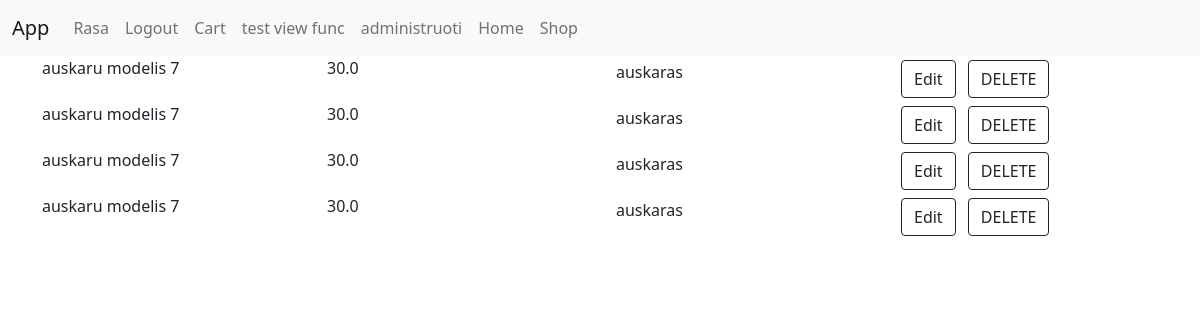
Page /app/cart/ (signed in) on the earlier database version.
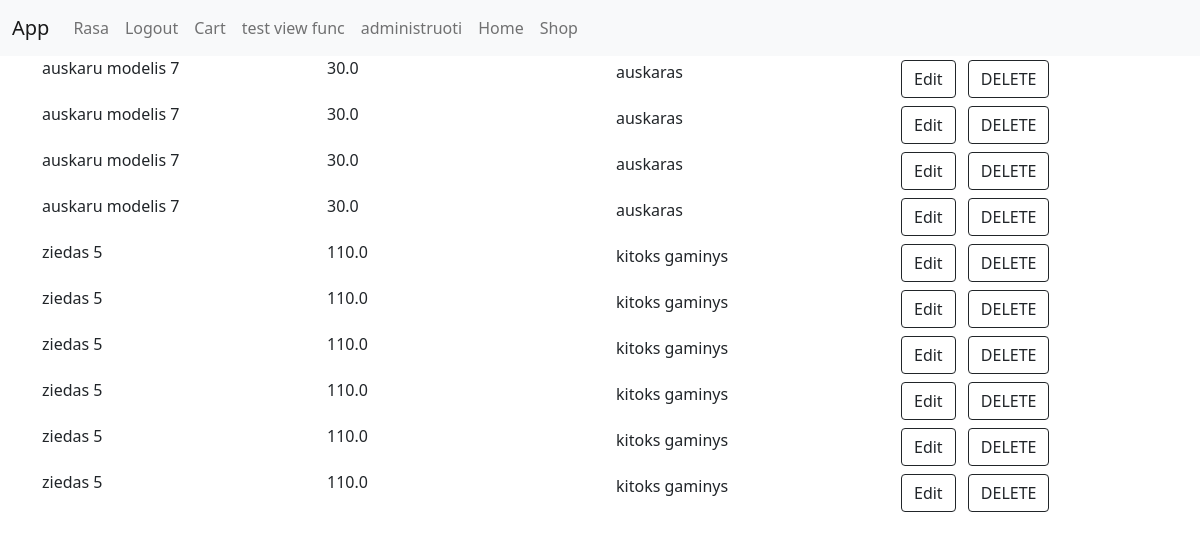
Same page on the later database version.
### shop/models.py (models this page shows, shortened)
class CartItem(models.Model):
    item_model_id = models.ForeignKey(ItemModel, on_delete=models.CASCADE, null=True, blank=True)
    cart_id = models.ForeignKey(Cart, on_delete=models.CASCADE, null=True, blank=True)
    quantity = models.IntegerField("quantity", default=1)
    user = models.ForeignKey(User, on_delete=models.CASCADE, null=True, blank=True)

class ItemModel(models.Model):
    item_model_name = models.CharField("Item model name", max_length=30, help_text="shop item category name")
    category_id = models.ManyToManyField("ItemCategory", help_text="Item category")
    price = models.FloatField("Item price", default="0.00")
    photo = models.ImageField(default="item_pics/default.jpg", upload_to="item_pics", null=True)

class ItemCategory(models.Model):
    item_category = models.CharField("Item category", max_length=30, help_text="shop item category name")
    def __str__(self):
        return f"{self.item_category}"

### shop/views.py (the view)
# urls.py: path("cart/", views.user_cart_view, name='user_cart_n'),
@login_required
def user_cart_view(request):
    user_cart_id = request.user.cart.id #galime trumpiau, grazint tiesiai cart
    cart = get_object_or_404(Cart, pk=user_cart_id)
    data = {
        'cart_cntx': cart,
    }
    return render(request, "user_cart.html", context=data)

### shop/templates/user_cart.html
{% extends "base.html" %}
{% block content %}
{% if user.is_authenticated %}
<div class="container">
    <div class="row row-cols-4">
        {% for cart_item_obj in cart_cntx.cartitem_set.all %}
        <div class="col">
            {{ cart_item_obj.item_model_id.item_model_name }}
        </div>
        <div class="col">
            {{ cart_item_obj.item_model_id.price }}
        </div>
        <div class="col d-inline-flex flex-row">
            {% for category_obj in cart_item_obj.item_model_id.category_id.all %}
            <div class="m-1">{{ category_obj }}</div>
            {% endfor %}
        </div>
        <div class="col">
            <a class="btn btn-outline-dark m-1" href=""
               role="button">Edit</a>
            <a class="btn btn-outline-dark m-1" href=""
               role="button">DELETE</a>
        </div>
        {% endfor %}
    </div>
</div>
{% else %}
403 Forbidden
{% endif %}
{% endblock %}

### shop/templates/base.html (shortened to what this page needs)
<!doctype html>
<html lang="en">
<head>
    <link href="https://cdn.jsdelivr.net/npm/bootstrap@5.0.2/dist/css/bootstrap.min.css" rel="stylesheet"
>
    {% load static %}
</head>
<body>
{% include "navbar_1.html" %}
{% block content %}
{% endblock %}
</body>
</html>

### shop/templates/navbar_1.html (shortened to what this page needs)
<nav class="navbar navbar-expand-lg navbar-light bg-light">
    <div class="container-fluid">
        <a class="navbar-brand" href="{% url 'index_n' %}">App</a>
        <div class="collapse navbar-collapse" id="navbarSupportedContent">
            <ul class="navbar-nav me-auto mb-2 mb-lg-0">
                {% if user.is_authenticated %}
                <li class="nav-item">
                    <a class="nav-link" href="{% url 'user_profile_n' %}">{{ user.get_username }}</a>
                </li>
                <li class="nav-item">
                    <a class="nav-link" href="{% url 'logout' %}?next=/">Logout</a>
                </li>
                <li class="nav-item">
                    <a class="nav-link" href="{% url 'user_cart_n' %}">Cart</a>
                </li>
                <li class="nav-item">
                    <a class="nav-link" href="{% url 'test_view_func_n' %}">test view func </a>
                </li>
                {% for group in user.groups.all %}
                {% if group.name == 'shop_admin' %}
                <li class="nav-item">
                    <a class="nav-link" href="{% url 'administrator_n' %}">administruoti</a>
                </li>
                {% endif %}
                {% endfor %}
                {% endif %}
                <li class="nav-item">
                    <a class="nav-link" href="{% url 'index_n' %}">Home</a>
                </li>
                <li class="nav-item">
                    <a class="nav-link" href="{% url 'view_items_models_list_n' %}">Shop</a>
                </li>
            </ul>
        </div>
    </div>
</nav>

Differences in the rows shown:
added CartItem: item_model_id.item_model_name "ziedas 5", item_model_id.price "110.0"
now on this page (row unchanged): ItemCategory: item_category "kitoks gaminys"
added CartItem: item_model_id.item_model_name "ziedas 5", item_model_id.price "110.0"
added CartItem: item_model_id.item_model_name "ziedas 5", item_model_id.price "110.0"
added CartItem: item_model_id.item_model_name "ziedas 5", item_model_id.price "110.0"
added CartItem: item_model_id.item_model_name "ziedas 5", item_model_id.price "110.0"
added CartItem: item_model_id.item_model_name "ziedas 5", item_model_id.price "110.0"
